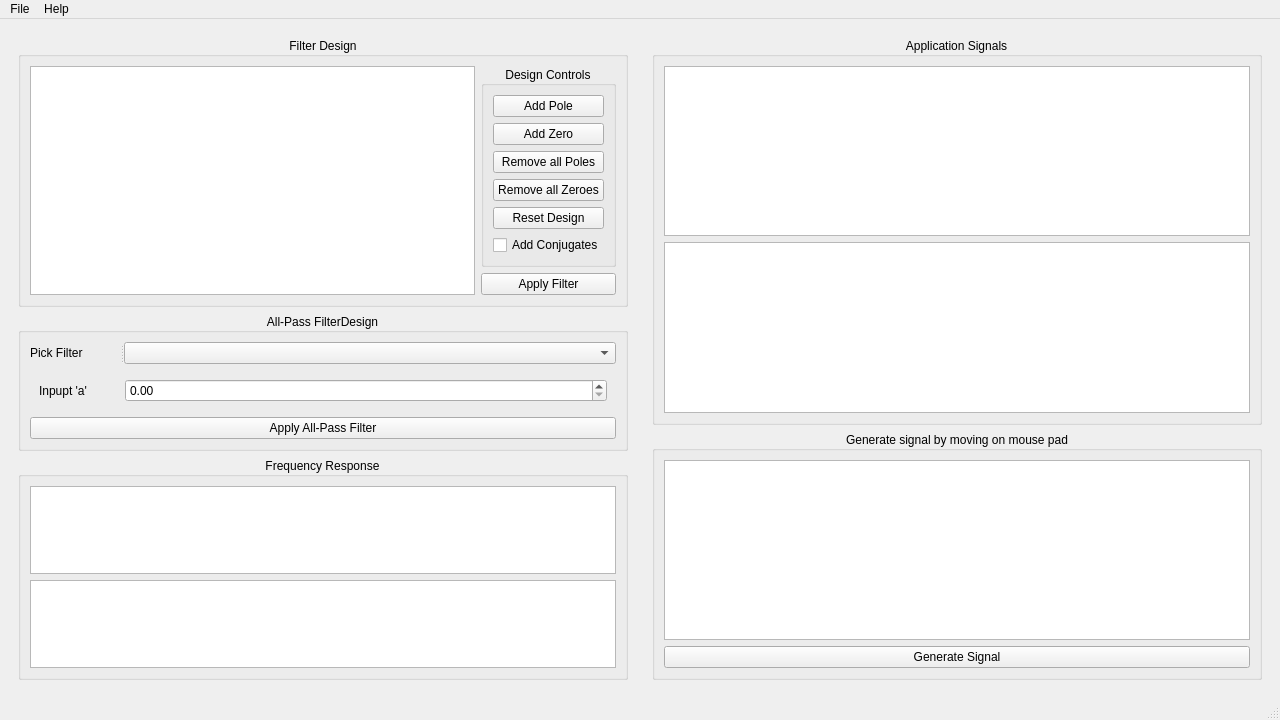
<?xml version="1.0" encoding="UTF-8"?>
<ui version="4.0">
 <class>FilterDesigner</class>
 <widget class="QMainWindow" name="FilterDesigner">
  <property name="geometry">
   <rect>
    <x>0</x>
    <y>0</y>
    <width>1280</width>
    <height>720</height>
   </rect>
  </property>
  <property name="windowTitle">
   <string>Filter Designer</string>
  </property>
  <property name="windowIcon">
   <iconset resource="../Icons/icons.qrc">
    <normaloff>:/appIcon/processing.png</normaloff>:/appIcon/processing.png</iconset>
  </property>
  <widget class="QWidget" name="centralwidget">
   <layout class="QHBoxLayout" name="horizontalLayout_3">
    <item>
     <widget class="QWidget" name="sidePanelWidget" native="true">
      <layout class="QVBoxLayout" name="verticalLayout_6">
       <item>
        <widget class="QGroupBox" name="filterDesignGroupBox">
         <property name="title">
          <string>Filter Design</string>
         </property>
         <property name="alignment">
          <set>Qt::AlignCenter</set>
         </property>
         <layout class="QHBoxLayout" name="horizontalLayout_2">
          <item>
           <widget class="PlotWidget" name="unitCirclePlot">
            <property name="maximumSize">
             <size>
              <width>16777215</width>
              <height>16777215</height>
             </size>
            </property>
           </widget>
          </item>
          <item>
           <layout class="QVBoxLayout" name="verticalLayout_4">
            <item>
             <widget class="QGroupBox" name="zPlaneDesignControls">
              <property name="title">
               <string>Design Controls</string>
              </property>
              <property name="alignment">
               <set>Qt::AlignCenter</set>
              </property>
              <layout class="QVBoxLayout" name="verticalLayout">
               <item>
                <widget class="QPushButton" name="addPole">
                 <property name="text">
                  <string>Add Pole</string>
                 </property>
                </widget>
               </item>
               <item>
                <widget class="QPushButton" name="addZero">
                 <property name="text">
                  <string>Add Zero</string>
                 </property>
                </widget>
               </item>
               <item>
                <widget class="QPushButton" name="removeAllPoles">
                 <property name="text">
                  <string>Remove all Poles</string>
                 </property>
                </widget>
               </item>
               <item>
                <widget class="QPushButton" name="removeAllZeroes">
                 <property name="text">
                  <string>Remove all Zeroes</string>
                 </property>
                </widget>
               </item>
               <item>
                <widget class="QPushButton" name="resetDesign">
                 <property name="text">
                  <string>Reset Design</string>
                 </property>
                </widget>
               </item>
               <item>
                <widget class="QCheckBox" name="addConjugatesCheckBox">
                 <property name="text">
                  <string>Add Conjugates</string>
                 </property>
                </widget>
               </item>
              </layout>
             </widget>
            </item>
            <item>
             <widget class="QPushButton" name="applyFilterButton">
              <property name="text">
               <string>Apply Filter</string>
              </property>
             </widget>
            </item>
           </layout>
          </item>
         </layout>
        </widget>
       </item>
       <item>
        <widget class="QGroupBox" name="allPassDesignGroupBox">
         <property name="title">
          <string>All-Pass FilterDesign</string>
         </property>
         <property name="alignment">
          <set>Qt::AlignCenter</set>
         </property>
         <layout class="QVBoxLayout" name="verticalLayout_2">
          <item>
           <widget class="QSplitter" name="splitter">
            <property name="orientation">
             <enum>Qt::Horizontal</enum>
            </property>
            <widget class="QLabel" name="pickFilterLabel">
             <property name="minimumSize">
              <size>
               <width>80</width>
               <height>0</height>
              </size>
             </property>
             <property name="maximumSize">
              <size>
               <width>90</width>
               <height>60</height>
              </size>
             </property>
             <property name="text">
              <string>Pick Filter</string>
             </property>
            </widget>
            <widget class="QComboBox" name="allPassLibrary"/>
           </widget>
          </item>
          <item>
           <widget class="QWidget" name="InputAWidget" native="true">
            <property name="maximumSize">
             <size>
              <width>16777215</width>
              <height>50</height>
             </size>
            </property>
            <layout class="QHBoxLayout" name="horizontalLayout">
             <item>
              <widget class="QLabel" name="inputALabel">
               <property name="minimumSize">
                <size>
                 <width>80</width>
                 <height>0</height>
                </size>
               </property>
               <property name="maximumSize">
                <size>
                 <width>80</width>
                 <height>60</height>
                </size>
               </property>
               <property name="text">
                <string>Inpupt 'a'</string>
               </property>
              </widget>
             </item>
             <item>
              <widget class="QDoubleSpinBox" name="doubleSpinBox"/>
             </item>
            </layout>
           </widget>
          </item>
          <item>
           <widget class="QPushButton" name="applyFilterButton_2">
            <property name="text">
             <string>Apply All-Pass Filter</string>
            </property>
           </widget>
          </item>
         </layout>
        </widget>
       </item>
       <item>
        <widget class="QGroupBox" name="frequencyResponseGroupBox">
         <property name="title">
          <string>Frequency Response</string>
         </property>
         <property name="alignment">
          <set>Qt::AlignCenter</set>
         </property>
         <layout class="QVBoxLayout" name="verticalLayout_3">
          <item>
           <widget class="PlotWidget" name="magFrequencyResponse">
            <property name="minimumSize">
             <size>
              <width>0</width>
              <height>0</height>
             </size>
            </property>
            <property name="maximumSize">
             <size>
              <width>16777215</width>
              <height>16777215</height>
             </size>
            </property>
           </widget>
          </item>
          <item>
           <widget class="PlotWidget" name="phaseFrequencyResponse">
            <property name="maximumSize">
             <size>
              <width>16777215</width>
              <height>16777215</height>
             </size>
            </property>
           </widget>
          </item>
         </layout>
        </widget>
       </item>
      </layout>
     </widget>
    </item>
    <item>
     <widget class="QWidget" name="rightPart" native="true">
      <layout class="QVBoxLayout" name="verticalLayout_7">
       <item>
        <widget class="QGroupBox" name="applicationGraphs">
         <property name="maximumSize">
          <size>
           <width>16777215</width>
           <height>400</height>
          </size>
         </property>
         <property name="title">
          <string>Application Signals</string>
         </property>
         <property name="alignment">
          <set>Qt::AlignCenter</set>
         </property>
         <layout class="QVBoxLayout" name="verticalLayout_8">
          <item>
           <widget class="PlotWidget" name="originalApplicationSignal">
            <property name="minimumSize">
             <size>
              <width>0</width>
              <height>0</height>
             </size>
            </property>
            <property name="maximumSize">
             <size>
              <width>16777215</width>
              <height>16777215</height>
             </size>
            </property>
           </widget>
          </item>
          <item>
           <widget class="PlotWidget" name="filteredSignal">
            <property name="minimumSize">
             <size>
              <width>0</width>
              <height>0</height>
             </size>
            </property>
            <property name="maximumSize">
             <size>
              <width>16777215</width>
              <height>16777215</height>
             </size>
            </property>
           </widget>
          </item>
         </layout>
        </widget>
       </item>
       <item>
        <widget class="QGroupBox" name="mousePadGroupBox">
         <property name="minimumSize">
          <size>
           <width>0</width>
           <height>0</height>
          </size>
         </property>
         <property name="title">
          <string>Generate signal by moving on mouse pad</string>
         </property>
         <property name="alignment">
          <set>Qt::AlignCenter</set>
         </property>
         <layout class="QGridLayout" name="gridLayout">
          <item row="1" column="0">
           <widget class="QPushButton" name="generateSignal">
            <property name="text">
             <string>Generate Signal</string>
            </property>
           </widget>
          </item>
          <item row="0" column="0">
           <widget class="PlotWidget" name="mousePad">
            <property name="minimumSize">
             <size>
              <width>0</width>
              <height>0</height>
             </size>
            </property>
            <property name="maximumSize">
             <size>
              <width>16777215</width>
              <height>16777215</height>
             </size>
            </property>
           </widget>
          </item>
         </layout>
        </widget>
       </item>
      </layout>
     </widget>
    </item>
   </layout>
  </widget>
  <widget class="QMenuBar" name="menubar">
   <property name="geometry">
    <rect>
     <x>0</x>
     <y>0</y>
     <width>1280</width>
     <height>21</height>
    </rect>
   </property>
   <widget class="QMenu" name="menuFile">
    <property name="title">
     <string>File</string>
    </property>
    <addaction name="actionImport_Signal"/>
   </widget>
   <widget class="QMenu" name="menuHelp">
    <property name="title">
     <string>Help</string>
    </property>
   </widget>
   <addaction name="menuFile"/>
   <addaction name="menuHelp"/>
  </widget>
  <widget class="QStatusBar" name="statusbar"/>
  <action name="actionImport_Signal">
   <property name="text">
    <string>Import Signal</string>
   </property>
  </action>
 </widget>
 <customwidgets>
  <customwidget>
   <class>PlotWidget</class>
   <extends>QGraphicsView</extends>
   <header>pyqtgraph</header>
  </customwidget>
 </customwidgets>
 <resources>
  <include location="../Icons/icons.qrc"/>
 </resources>
 <connections/>
</ui>
